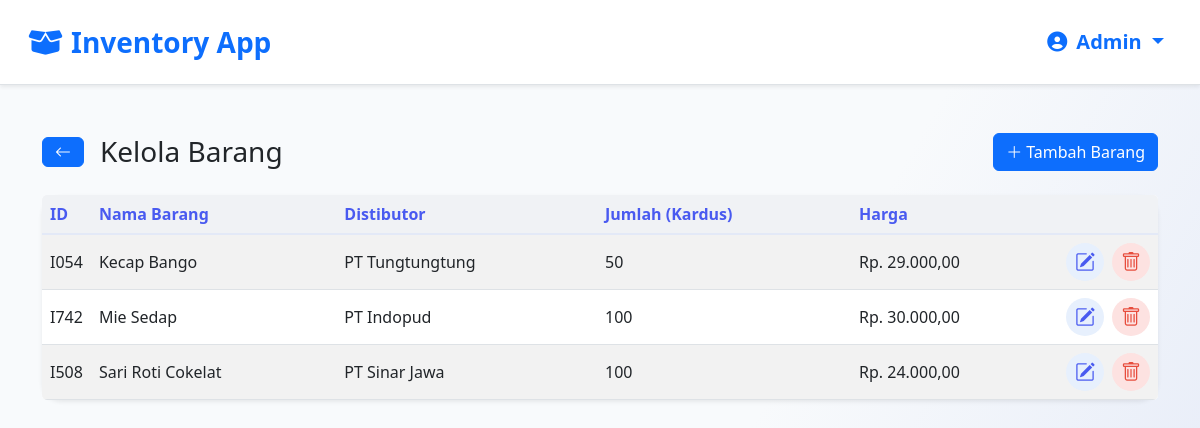
Screenshot of /admin/kelola_barang.php (signed in) with the database file from the repository.
### tables this page shows
CREATE TABLE `items` (
  `id` varchar(5) NOT NULL,
  `nama_barang` varchar(100) NOT NULL,
  `distributor` text DEFAULT NULL,
  `jumlah` int(11) NOT NULL DEFAULT 0,
  `harga` decimal(10,2) NOT NULL DEFAULT 0.00
);

### admin/kelola_barang.php (the view, shortened to what this page needs)
<?php
require_once '../config/db.php';
include '../pages/navbar.php';
$result = $conn->query("SELECT * FROM items ORDER BY nama_barang ASC");
?>
<!DOCTYPE html>
<html lang="id">
<head>
    <link href="https://cdn.jsdelivr.net/npm/bootstrap@5.3.0/dist/css/bootstrap.min.css" rel="stylesheet" />
    <link rel="stylesheet" href="https://cdn.jsdelivr.net/npm/bootstrap-icons@1.10.5/font/bootstrap-icons.css">
</head>
<body>
<div class="container py-4">
    <div class="page-header d-flex align-items-center justify-content-between flex-wrap mb-4">
      <div class="d-flex align-items-center gap-2">
        <a href="admin.php" type="button" class="btn btn-primary me-2">
          <i class="bi bi-arrow-left"></i>
        </a>
        <h3 class="mb-0">Kelola Barang</h3>
      </div>
      <button class="btn btn-primary" data-bs-toggle="modal" data-bs-target="#modalTambah">
        <i class="bi bi-plus-lg me-1"></i>Tambah Barang
      </button>
    </div>
    <div class="card shadow-sm">
        <div class="card-body p-0">
            <div class="table-responsive">
                <table class="table table-striped table-hover align-middle mb-0">
                    <thead>
                        <tr>
                            <th style="width:40px;">ID</th>
                            <th>Nama Barang</th>
                            <th>Distibutor</th>
                            <th>Jumlah (Kardus)</th>
                            <th>Harga</th>
                            <th style="width:40px;"></th>
                        </tr>
                    </thead>
                    <tbody>
                        <?php if($result->num_rows > 0): ?>
                            <?php while($row = $result->fetch_assoc()): ?>
                                <tr>
                                    <td><?= $row['id'] ?></td>
                                    <td><?= htmlspecialchars($row['nama_barang']) ?></td>
                                    <td><?= htmlspecialchars($row['distributor']) ?></td>
                                    <td><?= $row['jumlah'] ?></td>
                                    <td>Rp. <?= number_format($row['harga'], 2, ',', '.') ?></td>
                                    <td>
                                        <div class="aksi-btns">
                                            <button class="btn btn-edit p-0"
                                                data-id="<?= $row['id'] ?>"
                                                data-nama="<?= htmlspecialchars($row['nama_barang']) ?>"
                                                data-distributor="<?= htmlspecialchars($row['distributor']) ?>"
                                                data-jumlah="<?= $row['jumlah'] ?>"
                                                data-harga="<?= $row['harga'] ?>"
                                                title="Edit">
                                                <i class="bi bi-pencil-square"></i>
                                            </button>
                                            <button class="btn btn-hapus p-0" data-id="<?= $row['id'] ?>" title="Hapus">
                                                <i class="bi bi-trash"></i>
                                            </button>
                                        </div>
                                    </td>
                                </tr>
                            <?php endwhile; ?>
                        <?php else: ?>
                            <tr>
                                <td colspan="6" class="text-center text-secondary">Belum ada data barang.</td>
                            </tr>
                        <?php endif; ?>
                    </tbody>
                </table>
            </div>
        </div>
    </div>
</div>
</body>
</html>

### admin/kelola_barang.php (style rules this page uses)
body { background: linear-gradient(120deg, #f8fafc 60%, #e3e9f7 100%); min-height: 100vh; }
.card { border-radius: 1.2rem; box-shadow: 0 4px 24px rgba(34,34,59,0.07); border: none; }
.table { background: #fff; border-radius: 5px; overflow: hidden; }
.table thead th { background: #f0f2f5; color: #495af0; font-weight: 600; border-bottom: 2px solid #e3e9f7; }
.table-striped > tbody > tr:nth-of-type(odd) { background-color: #f8fafc; }
.aksi-btns { display: flex; gap: 0.5rem; justify-content: center; }
.btn-edit, .btn-hapus { border-radius: 50%; width: 38px; height: 38px; display: flex; align-items: center; justify-content: center; font-size: 1.25rem; border: none; transition: background 0.2s, color 0.2s; }
.btn-edit { background: #e7f0fd; color: #495af0; }
.btn-hapus { background: #fde2e1; color: #e74c3c; }

### rows the page displays
items: id "I054", nama_barang "Kecap Bango", distributor "PT Tungtungtung", jumlah "50", harga "29.000,00"
items: id "I742", nama_barang "Mie Sedap", distributor "PT Indopud", jumlah "100", harga "30.000,00"
items: id "I508", nama_barang "Sari Roti Cokelat", distributor "PT Sinar Jawa", jumlah "100", harga "24.000,00"

### other values shown
$username "Admin"
